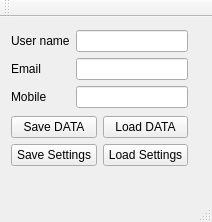
<?xml version="1.0" encoding="UTF-8"?>
<ui version="4.0">
 <class>MainWindow</class>
 <widget class="QMainWindow" name="MainWindow">
  <property name="geometry">
   <rect>
    <x>0</x>
    <y>0</y>
    <width>212</width>
    <height>222</height>
   </rect>
  </property>
  <property name="windowTitle">
   <string>MainWindow</string>
  </property>
  <widget class="QWidget" name="centralWidget">
   <widget class="QWidget" name="">
    <property name="geometry">
     <rect>
      <x>0</x>
      <y>0</y>
      <width>199</width>
      <height>162</height>
     </rect>
    </property>
    <layout class="QVBoxLayout" name="verticalLayout_4">
     <item>
      <layout class="QHBoxLayout" name="horizontalLayout_3">
       <item>
        <layout class="QVBoxLayout" name="verticalLayout_2">
         <item>
          <widget class="QLabel" name="label">
           <property name="text">
            <string>User name</string>
           </property>
          </widget>
         </item>
         <item>
          <widget class="QLabel" name="label_2">
           <property name="text">
            <string>Email</string>
           </property>
          </widget>
         </item>
         <item>
          <widget class="QLabel" name="label_3">
           <property name="text">
            <string>Mobile</string>
           </property>
          </widget>
         </item>
        </layout>
       </item>
       <item>
        <layout class="QVBoxLayout" name="verticalLayout_3">
         <item>
          <widget class="QLineEdit" name="lineEdit"/>
         </item>
         <item>
          <widget class="QLineEdit" name="lineEdit_2"/>
         </item>
         <item>
          <widget class="QLineEdit" name="lineEdit_3"/>
         </item>
        </layout>
       </item>
      </layout>
     </item>
     <item>
      <layout class="QVBoxLayout" name="verticalLayout">
       <item>
        <layout class="QHBoxLayout" name="horizontalLayout">
         <item>
          <widget class="QPushButton" name="pushButton">
           <property name="text">
            <string>Save DATA</string>
           </property>
          </widget>
         </item>
         <item>
          <widget class="QPushButton" name="pushButton_2">
           <property name="text">
            <string>Load DATA</string>
           </property>
          </widget>
         </item>
        </layout>
       </item>
       <item>
        <layout class="QHBoxLayout" name="horizontalLayout_2">
         <item>
          <widget class="QPushButton" name="pushButton_3">
           <property name="text">
            <string>Save Settings</string>
           </property>
          </widget>
         </item>
         <item>
          <widget class="QPushButton" name="pushButton_4">
           <property name="text">
            <string>Load Settings</string>
           </property>
          </widget>
         </item>
        </layout>
       </item>
      </layout>
     </item>
    </layout>
   </widget>
  </widget>
  <widget class="QMenuBar" name="menuBar">
   <property name="geometry">
    <rect>
     <x>0</x>
     <y>0</y>
     <width>212</width>
     <height>20</height>
    </rect>
   </property>
  </widget>
  <widget class="QToolBar" name="mainToolBar">
   <attribute name="toolBarArea">
    <enum>TopToolBarArea</enum>
   </attribute>
   <attribute name="toolBarBreak">
    <bool>false</bool>
   </attribute>
  </widget>
  <widget class="QStatusBar" name="statusBar"/>
 </widget>
 <layoutdefault spacing="6" margin="11"/>
 <resources/>
 <connections/>
</ui>
